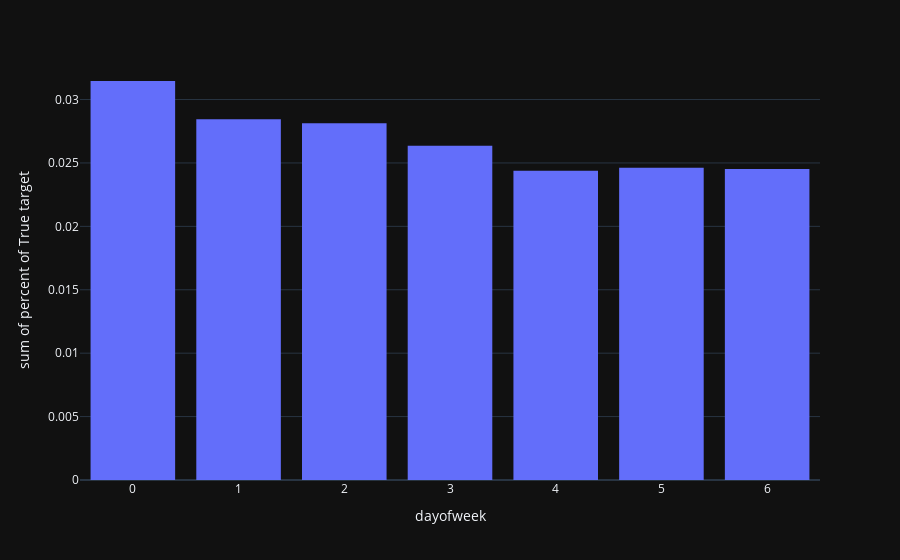

The cell this chart's notebook holds for it:
### Markdown cell above
Гипотеза подтвердилась, пик лояльности в пн

### Code cell
target_percent_by_category(df, 'dayofweek')

### Figure 1 — Plotly figure (JSON) as saved in the notebook; plotly's stock layout.template omitted (floating-point values rounded to 4 significant figures)
{"data": [{"alignmentgroup": "True", "bingroup": "x", "histfunc": "sum", "hovertemplate": "dayofweek=%{x}<br>sum of percent of True target=%{y}<extra></extra>", "legendgroup": "", "marker": {"color": "#636efa", "pattern": {"shape": ""}}, "name": "", "offsetgroup": "", "orientation": "v", "showlegend": false, "x": ["0", "1", "2", "3", "4", "5", "6"], "xaxis": "x", "y": [0.03146, 0.02844, 0.02813, 0.02635, 0.02438, 0.02462, 0.02452], "yaxis": "y", "type": "histogram"}], "layout": {"xaxis": {"anchor": "y", "domain": [0.0, 1.0], "title": {"text": "dayofweek"}}, "yaxis": {"anchor": "x", "domain": [0.0, 1.0], "title": {"text": "sum of percent of True target"}}, "legend": {"tracegroupgap": 0}, "margin": {"t": 60}, "barmode": "relative"}}
